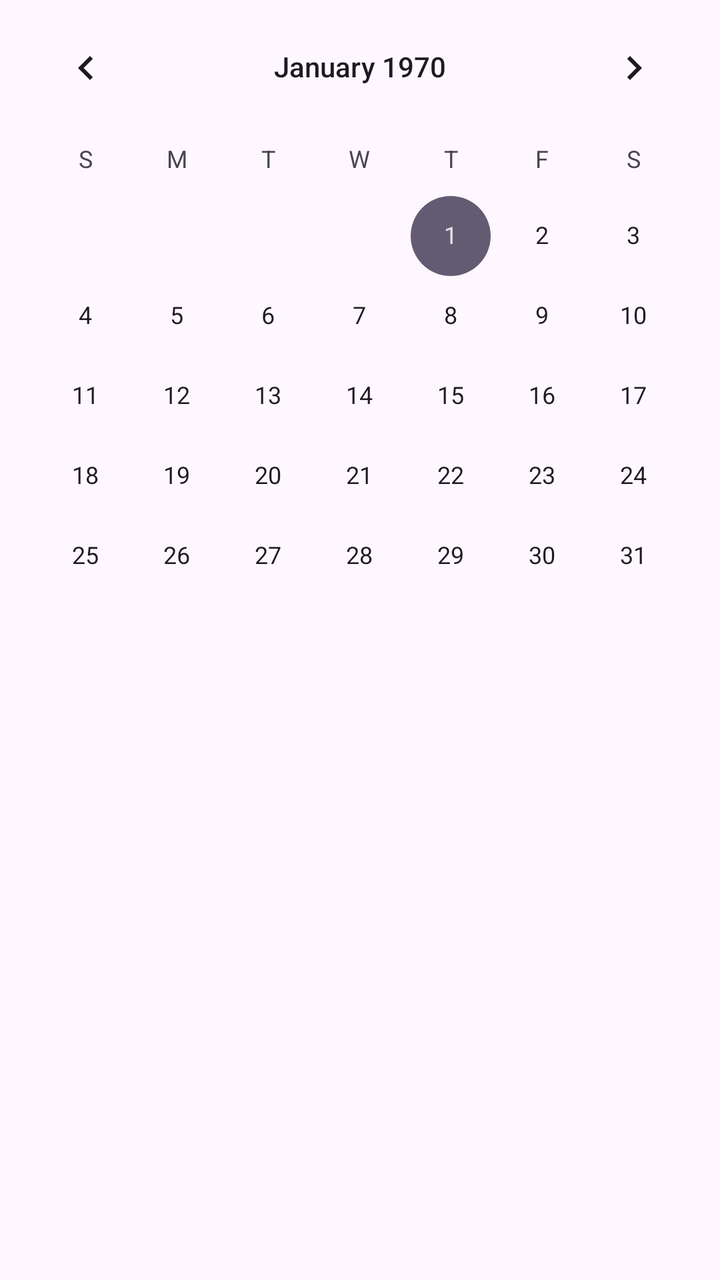
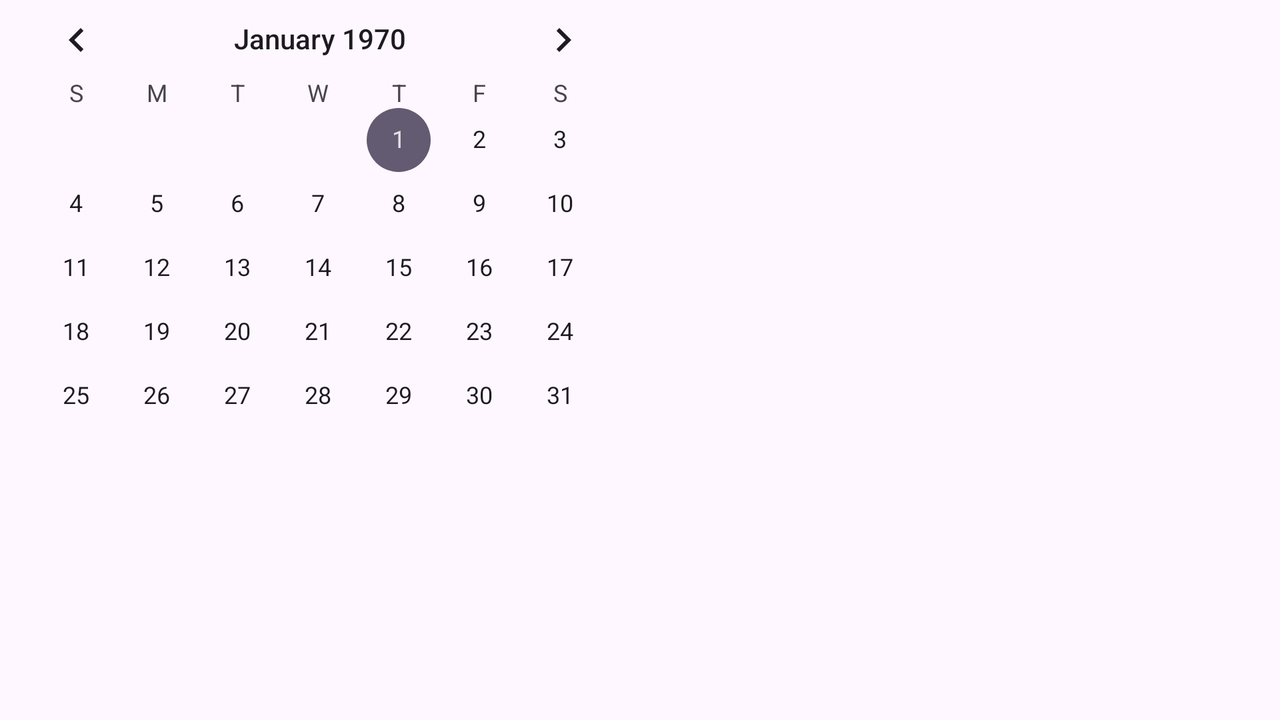

One screen, two layout resources from the same app: the default and the repository's alternative for another configuration. Each is rendered where Android would select it; the XML of both is given below.
<!-- AndroidManifest.xml: application theme Theme.流星日记 -->
<!-- res/layout/fragment_calendar_query_daily.xml -->
<?xml version="1.0" encoding="utf-8"?>
<FrameLayout xmlns:android="http://schemas.android.com/apk/res/android"
    xmlns:tools="http://schemas.android.com/tools"
    android:layout_width="match_parent"
    android:layout_height="match_parent"
    tools:context=".ui.calendar.CalendarQueryDailyFragment">

    <LinearLayout
        android:layout_width="match_parent"
        android:layout_height="match_parent"
        android:orientation="vertical">

        <CalendarView
            android:id="@+id/calendarView"
            android:layout_width="match_parent"
            android:layout_height="wrap_content" />

        <androidx.recyclerview.widget.RecyclerView
            android:id="@+id/recycler_view"
            android:layout_weight="1"
            android:layout_marginBottom="@dimen/dp_20"
            android:layout_width="match_parent"
            android:layout_height="0dp" />


    </LinearLayout>

</FrameLayout>
<!-- resources referenced by this layout -->
<resources>
  <style name="Theme.流星日记" parent="Base.Theme.流星日记" />
  <style name="Base.Theme.流星日记" parent="Theme.Material3.DayNight.NoActionBar">
          
          
          <item name="searchViewShowingColor">@color/light_showing_color</item>
      </style>
  <color name="light_showing_color">#EEE8F4</color>
</resources>
<!-- res/layout-land/fragment_calendar_query_daily.xml (the repository's variant of the layout above) -->
<!-- drawn on the phone turned sideways -->
<?xml version="1.0" encoding="utf-8"?>
<FrameLayout xmlns:android="http://schemas.android.com/apk/res/android"
    xmlns:tools="http://schemas.android.com/tools"
    android:layout_width="match_parent"
    android:layout_height="match_parent"
    tools:context=".ui.calendar.CalendarQueryDailyFragment">

    <LinearLayout
        android:layout_width="match_parent"
        android:layout_height="match_parent"
        android:orientation="horizontal">

        <CalendarView
            android:layout_weight="1"
            android:id="@+id/calendarView"
            android:layout_width="match_parent"
            android:layout_height="wrap_content" />

        <androidx.recyclerview.widget.RecyclerView
            android:layout_weight="1"
            android:layout_marginBottom="@dimen/dp_20"
            android:id="@+id/recycler_view"
            android:layout_width="match_parent"
            android:layout_height="match_parent" />

    </LinearLayout>

</FrameLayout>
